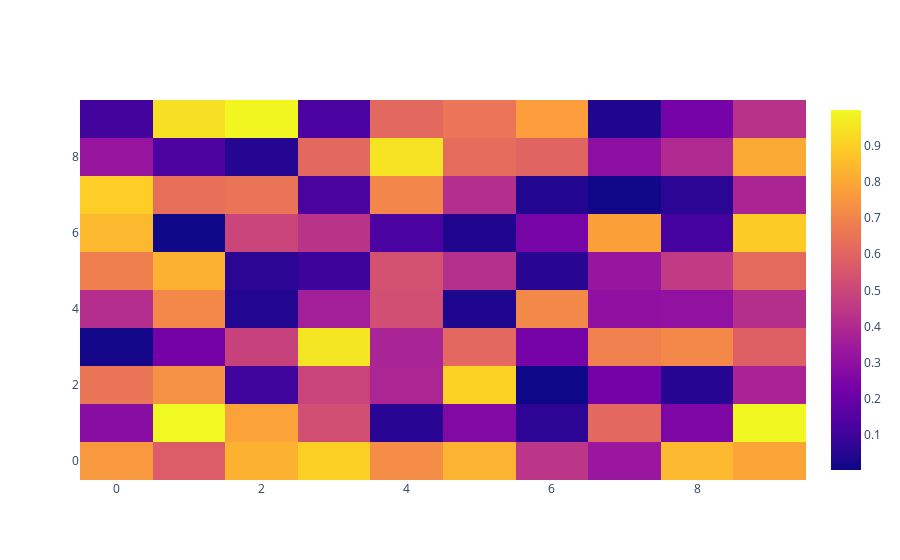

Notebook cell for this chart:
### Code cell
# heatmaps in plotly
data = np.random.rand(10, 10)
heatmap = go.Heatmap(z=data)
fig = go.Figure(data=[heatmap])
fig.show()
